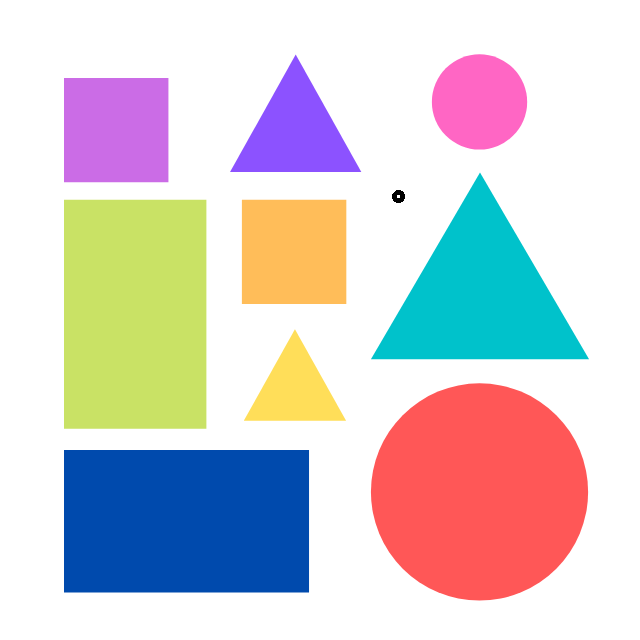
#> input picture LearnCVZone/shapes.png, 640 x 640 px, given in place of the camera
$ python StackImageExample.py
#> lines starting #> are read from the running program, lines starting #| are printed output that depends on the picture; after the words box and inside, x2 and y2 are one past the last pixel; in counts of white or black regions, pixels touching at a corner belong together
import cv2
import cvzone

# Initialize camera capture
cap = cv2.VideoCapture(0)

# Start an infinite loop to continually capture frames
while True:
    # Read image frame from camera
    success, img = cap.read()
#> img is the input picture: shape (640, 640, 3); mean B, G, R 209.9, 207, 212.7

    # Convert the image to grayscale
    imgGray = cv2.cvtColor(img, cv2.COLOR_BGR2GRAY)
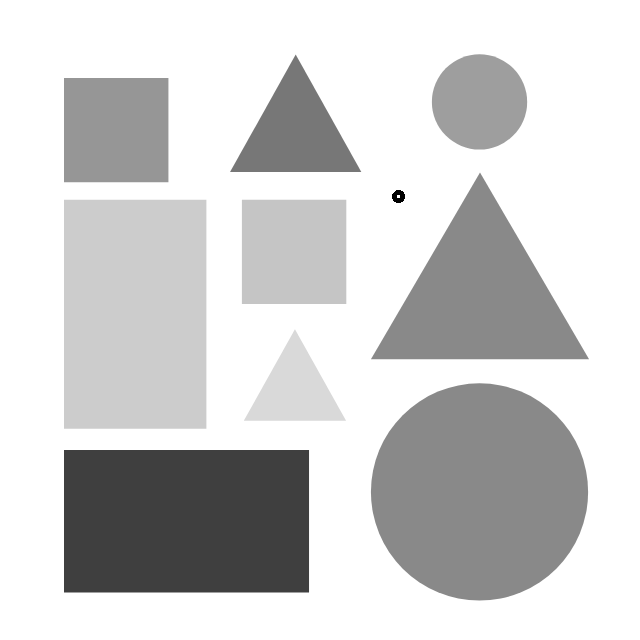
#> imgGray: shape (640, 640); min 0, max 255, mean 209

    # Resize the image to be smaller (0.1x of original size)
    imgSmall = cv2.resize(img, (0, 0), None, 0.1, 0.1)
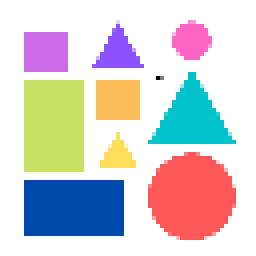
#> imgSmall: shape (64, 64, 3) (shown 4 times larger); mean B, G, R 209, 206.7, 212.3

    # Resize the image to be larger (3x of original size)
    imgBig = cv2.resize(img, (0, 0), None, 3, 3)

    # Apply Canny edge detection on the grayscale image
    imgCanny = cv2.Canny(imgGray, 50, 150)
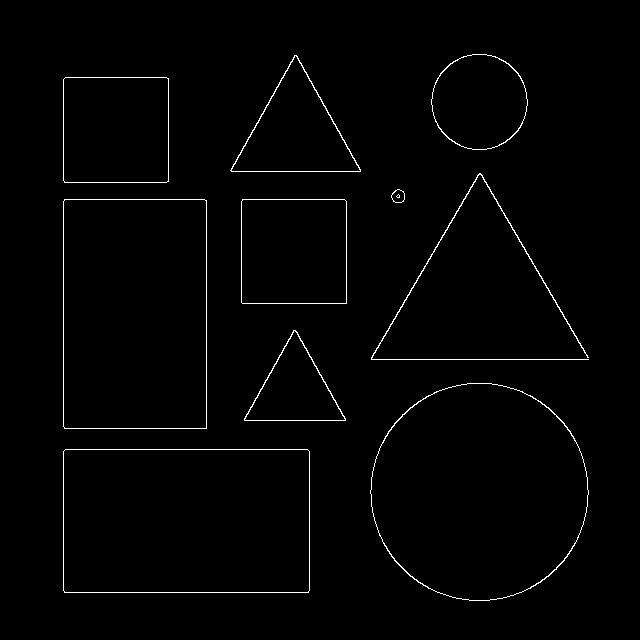
#> imgCanny: shape (640, 640); 1.3% white in thin lines or dots, all inside (x1, y1, x2, y2) = (63, 54, 589, 601)

    # Convert the image to HSV color space
    imgHSV = cv2.cvtColor(img, cv2.COLOR_BGR2HSV)
#> imgHSV: shape (640, 640, 3); mean H, S, V 26.7, 76.6, 242.4

    # Create a list of all processed images
    imgList = [img, imgGray, imgCanny, imgSmall, imgBig, imgHSV,
               img, imgGray, imgCanny, imgSmall, imgBig, imgHSV,
               img, imgGray, imgCanny, imgSmall, imgBig, imgHSV,
               img, imgGray, imgCanny, imgSmall, imgBig, imgHSV,
               img, imgGray, imgCanny, imgSmall, imgBig, imgHSV,
               img, imgGray, imgCanny, imgSmall, imgBig, imgHSV,
               img, imgGray, imgCanny, imgSmall, imgBig, imgHSV,
               img, imgGray, imgCanny, imgSmall, imgBig, imgHSV,
               ]

    # Stack the images together using cvzone's stackImages function
    stackedImg = cvzone.stackImages(imgList, cols=10, scale=0.2)
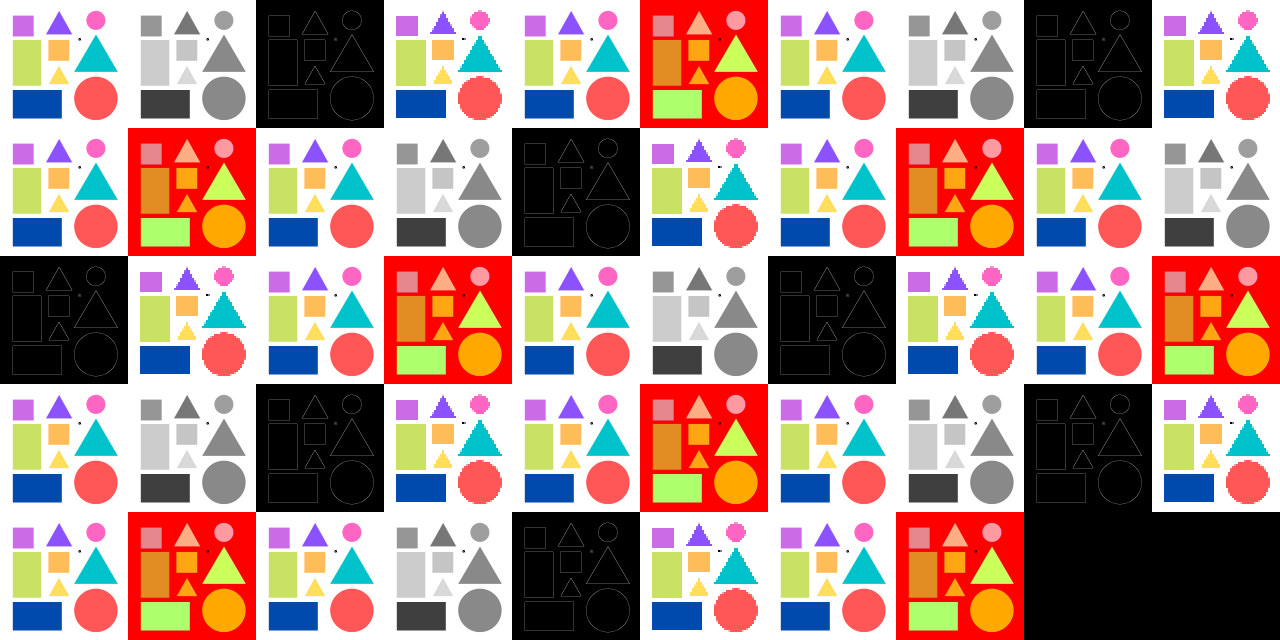
#> stackedImg: shape (640, 1280, 3); mean of channels 0, 1, 2 138.8, 145.5, 174.7; drawn as B, G, R

    # Display the stacked images
    cv2.imshow("stackedImg", stackedImg)
    # [9 lines of commented-out code are left out]
    cv2.waitKey(1)
